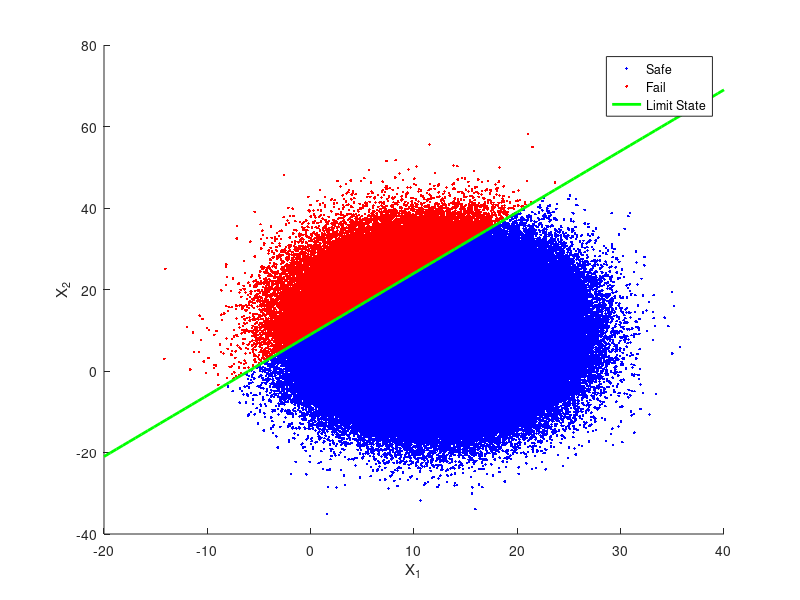
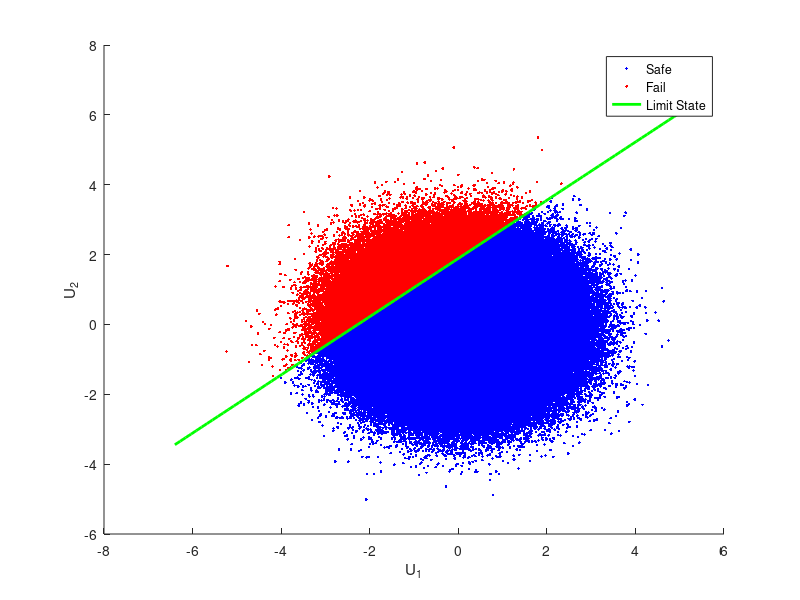

MATLAB code to generate these figures, in order:
clear all
close all
clc

% Limit state function: g1 = 3X1 − 2X2 + 18

%% Monte Carlo Simulation (MCS)

N = 1e6; % Number of samples

% Statistical properties for X1 and X2
mu_1 = 12;
sigma_1 = 5;
mu_2 = 10;
sigma_2 = 9;

% Generate random variables X1 and X2
X1 = random('Normal', mu_1, sigma_1, N, 1);
X2 = random('Normal', mu_2, sigma_2, N, 1);

% limit state function g1 = 3X1 - 2X2 + 18
g1 = 3*X1 - 2*X2 + 18;

% Identify indices for safe and fail conditions (g >= 0 for safe)
safeIdx = find(g1 >= 0);
failIdx = find(g1 < 0);

% failure probability pf and reliability index beta using MCS
pf_mcs = sum(g1 < 0) / N; % Failure probability estimate
beta_mcs = -norminv(pf_mcs, 0, 1); % Reliability index estimate

fprintf('\n\n******* Results MCS *********');
fprintf('\nMCS: Failure Probability pf = %f', pf_mcs);
fprintf('\nMCS: Reliability Index beta = %f\n', beta_mcs);

%% FOSM Method

% Calculate mean value of g1
mu_g1 = mean(g1);

% Calculate standard deviation of g1 evaluated at mean point
sigma_g1 = std(g1);

% FOSM reliability index
beta_fosm = abs(mu_g1 / sigma_g1);

% FOSM failure probability (approximation for linear limit state)
pf_fosm = normcdf(-beta_fosm);

fprintf('\n\n******* Results FOSM *********');
fprintf('\nFOSM: Failure Probability pf = %f', pf_fosm);
fprintf('\nFOSM: Reliability Index beta = %f', beta_fosm);
fprintf('\n***************************\n');

%% Visualizations

% Plot in original variable space (X1, X2)
figure
hold on
plot(X1(safeIdx), X2(safeIdx), 'b.')
plot(X1(failIdx), X2(failIdx), 'r.')

% Define the limit state equation 3X1 - 2X2 + 18 = 0
% Rearranging it: X2 = (3/2)*X1 + 9
xLim = get(gca, 'xlim');  % Get current X-axis limits
X1_line = linspace(xLim(1), xLim(2), 100); % X1 values for plotting the limit state
X2_line = (3/2)*X1_line + 9; % Corresponding X2 values for the limit state

plot(X1_line, X2_line, 'g', 'linewidth', 2) % Green limit state line
xlabel('X_1')
ylabel('X_2')
legend('Safe', 'Fail', 'Limit State')
hold off

% Plot in standard normal space (U1, U2)
U1 = (X1 - mu_1) / sigma_1;
U2 = (X2 - mu_2) / sigma_2;

figure
hold on
plot(U1(safeIdx), U2(safeIdx), 'b.')
plot(U1(failIdx), U2(failIdx), 'r.')

% Convert the limit state line into standard normal space
U1_line = (X1_line - mu_1) / sigma_1;
U2_line = (X2_line - mu_2) / sigma_2;

plot(U1_line, U2_line, 'g', 'linewidth', 2) % Green limit state line in U-space
xlabel('U_1')
ylabel('U_2')
legend('Safe', 'Fail', 'Limit State')
hold off
